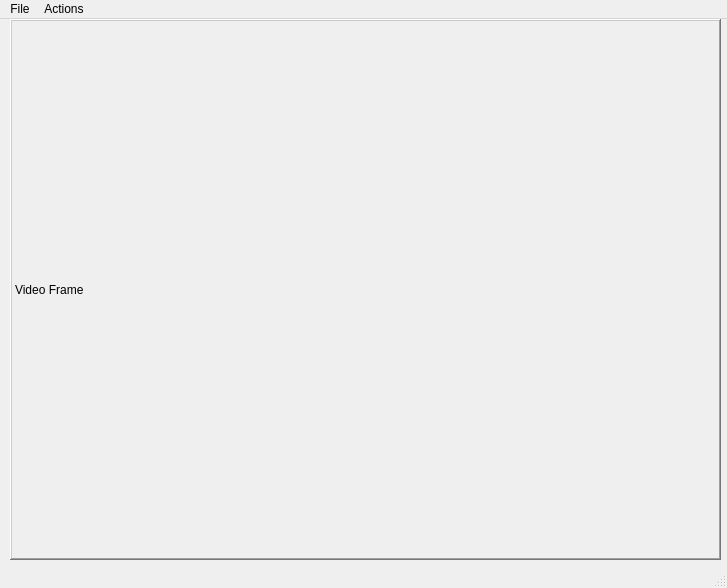
<?xml version="1.0" encoding="UTF-8"?>
<ui version="4.0">
 <class>FaceDetector</class>
 <widget class="QMainWindow" name="FaceDetector">
  <property name="geometry">
   <rect>
    <x>0</x>
    <y>0</y>
    <width>727</width>
    <height>588</height>
   </rect>
  </property>
  <property name="windowTitle">
   <string>MainWindow</string>
  </property>
  <widget class="QWidget" name="centralwidget">
   <widget class="QLabel" name="videoFrame">
    <property name="geometry">
     <rect>
      <x>10</x>
      <y>0</y>
      <width>711</width>
      <height>541</height>
     </rect>
    </property>
    <property name="frameShape">
     <enum>QFrame::WinPanel</enum>
    </property>
    <property name="frameShadow">
     <enum>QFrame::Raised</enum>
    </property>
    <property name="midLineWidth">
     <number>2</number>
    </property>
    <property name="text">
     <string>Video Frame</string>
    </property>
   </widget>
  </widget>
  <widget class="QMenuBar" name="menubar">
   <property name="geometry">
    <rect>
     <x>0</x>
     <y>0</y>
     <width>727</width>
     <height>26</height>
    </rect>
   </property>
   <widget class="QMenu" name="menuFile">
    <property name="title">
     <string>File</string>
    </property>
    <addaction name="actionVideo"/>
    <addaction name="actionCamera"/>
   </widget>
   <widget class="QMenu" name="menuActions">
    <property name="title">
     <string>Actions</string>
    </property>
    <addaction name="actionSettings"/>
   </widget>
   <addaction name="menuFile"/>
   <addaction name="menuActions"/>
  </widget>
  <widget class="QStatusBar" name="statusbar"/>
  <action name="actionVideo">
   <property name="text">
    <string>Video</string>
   </property>
  </action>
  <action name="actionCamera">
   <property name="text">
    <string>Camera</string>
   </property>
  </action>
  <action name="actionModel">
   <property name="text">
    <string>Settings</string>
   </property>
  </action>
  <action name="actionDetector">
   <property name="text">
    <string>Detector</string>
   </property>
  </action>
  <action name="actionSettings">
   <property name="text">
    <string>Settings</string>
   </property>
   <property name="shortcut">
    <string>Ctrl+S</string>
   </property>
  </action>
 </widget>
 <resources/>
 <connections/>
</ui>
